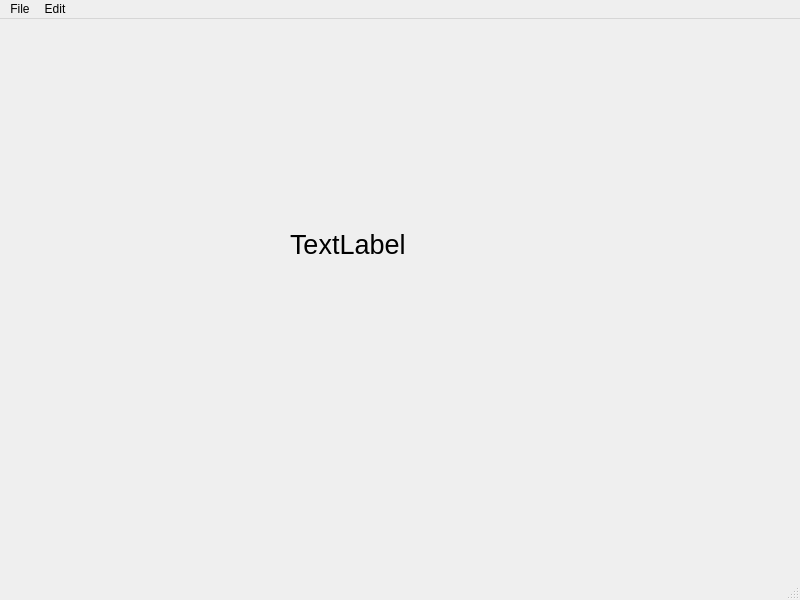
<?xml version="1.0" encoding="UTF-8"?>
<ui version="4.0">
 <class>MainWindow</class>
 <widget class="QMainWindow" name="MainWindow">
  <property name="geometry">
   <rect>
    <x>0</x>
    <y>0</y>
    <width>800</width>
    <height>600</height>
   </rect>
  </property>
  <property name="windowTitle">
   <string>MainWindow</string>
  </property>
  <widget class="QWidget" name="centralwidget">
   <widget class="QLabel" name="label">
    <property name="geometry">
     <rect>
      <x>290</x>
      <y>180</y>
      <width>191</width>
      <height>91</height>
     </rect>
    </property>
    <property name="font">
     <font>
      <pointsize>20</pointsize>
     </font>
    </property>
    <property name="text">
     <string>TextLabel</string>
    </property>
   </widget>
  </widget>
  <widget class="QMenuBar" name="menubar">
   <property name="geometry">
    <rect>
     <x>0</x>
     <y>0</y>
     <width>800</width>
     <height>21</height>
    </rect>
   </property>
   <widget class="QMenu" name="menuFile">
    <property name="title">
     <string>File</string>
    </property>
    <addaction name="actionNew"/>
    <addaction name="actionSave"/>
   </widget>
   <widget class="QMenu" name="menuEdit">
    <property name="title">
     <string>Edit</string>
    </property>
    <addaction name="actionCopy"/>
    <addaction name="actionPaste"/>
   </widget>
   <addaction name="menuFile"/>
   <addaction name="menuEdit"/>
  </widget>
  <widget class="QStatusBar" name="statusbar"/>
  <action name="actionNew">
   <property name="text">
    <string>New</string>
   </property>
   <property name="statusTip">
    <string>Create a new file</string>
   </property>
   <property name="shortcut">
    <string>Ctrl+N</string>
   </property>
  </action>
  <action name="actionSave">
   <property name="text">
    <string>Save</string>
   </property>
   <property name="statusTip">
    <string>Save a file</string>
   </property>
   <property name="shortcut">
    <string>Ctrl+S</string>
   </property>
  </action>
  <action name="actionCopy">
   <property name="text">
    <string>Copy</string>
   </property>
   <property name="statusTip">
    <string>Copy a file</string>
   </property>
   <property name="shortcut">
    <string>Ctrl+C</string>
   </property>
  </action>
  <action name="actionPaste">
   <property name="text">
    <string>Paste</string>
   </property>
   <property name="statusTip">
    <string>Paste a file</string>
   </property>
   <property name="shortcut">
    <string>Ctrl+V</string>
   </property>
  </action>
 </widget>
 <resources/>
 <connections/>
</ui>
